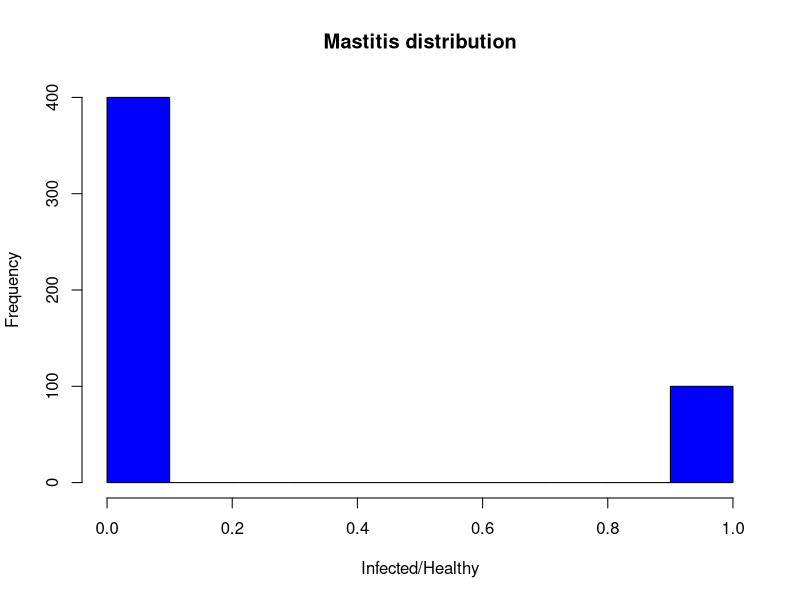
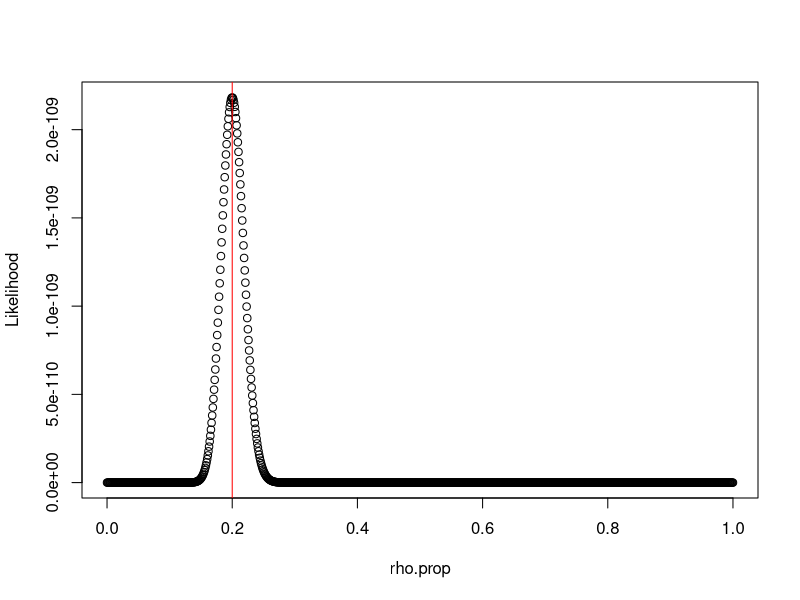
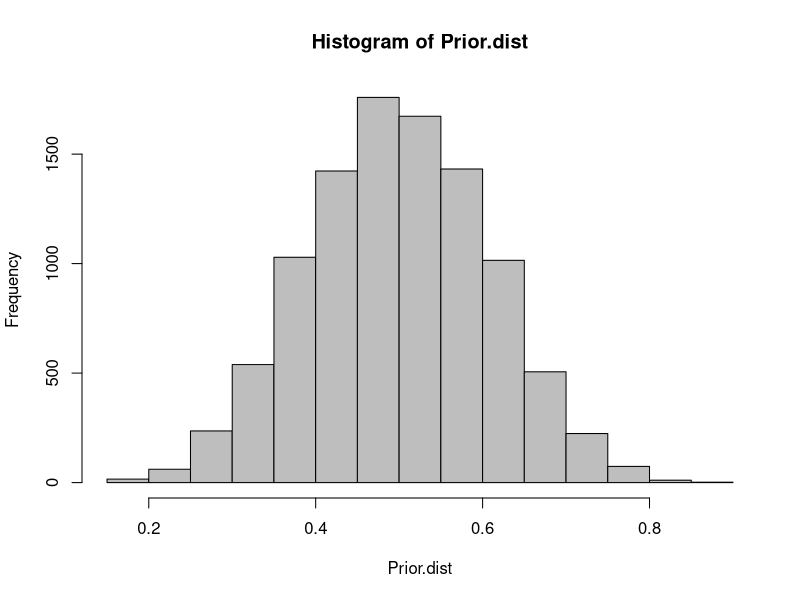
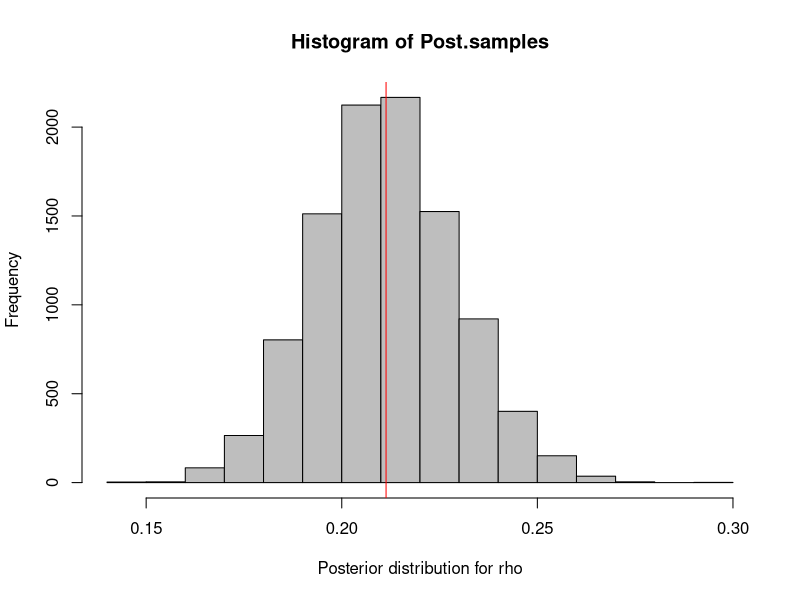
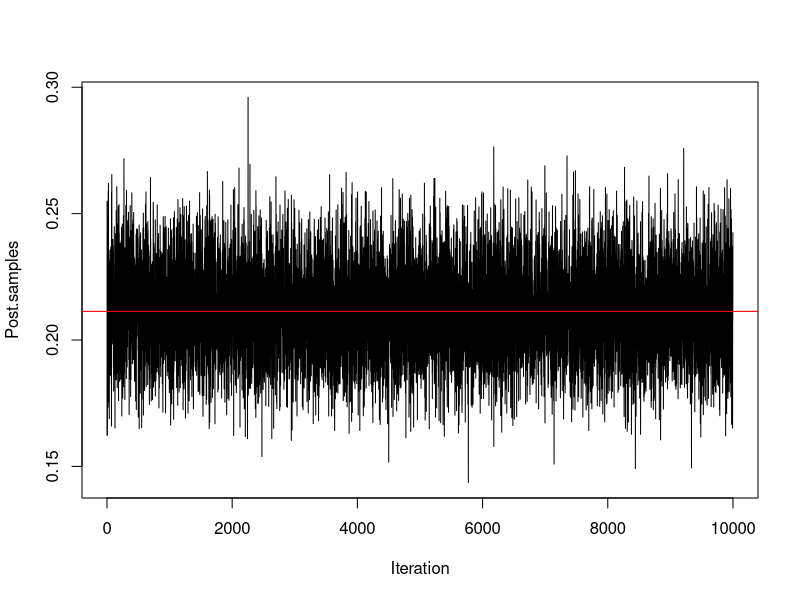
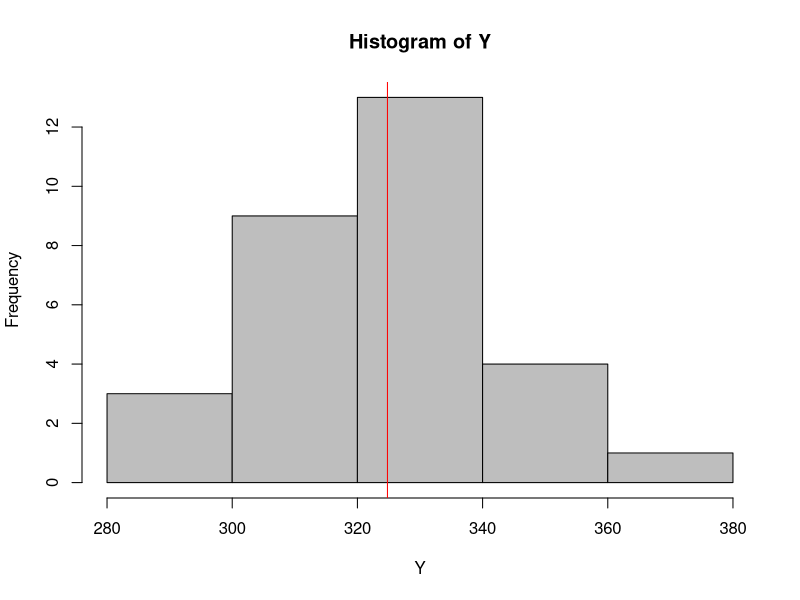
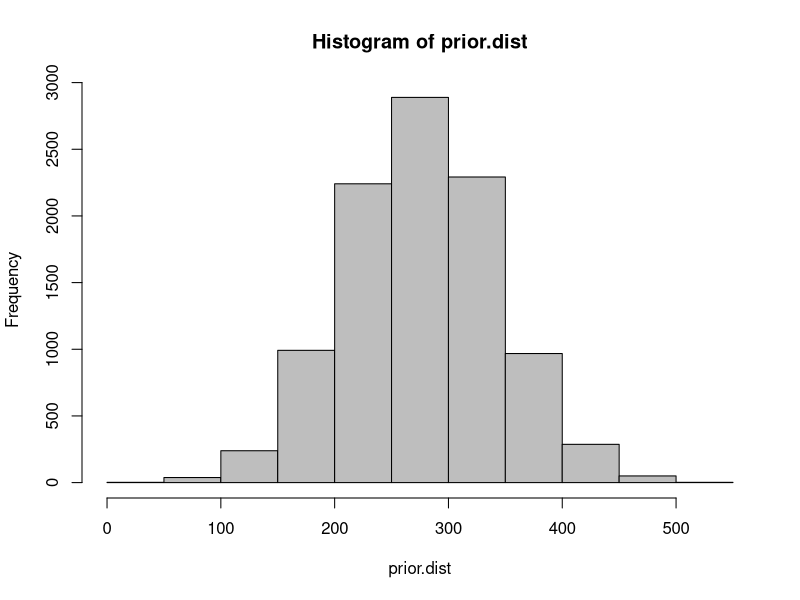
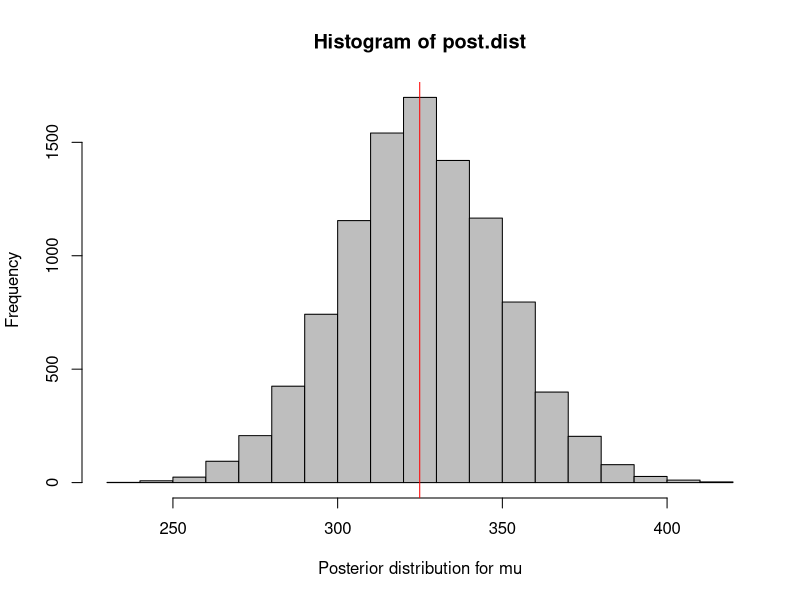

Recreate these plots in R, in order.
#-----------------------#
#
# Author: Napo
#
#-----------------------#

library(TeachingDemos)
set.seed(123)
mCows = rep(1, 100)
hCows = rep(0, 400)
Data = c(mCows, hCows)
Y = sample(Data)
hist(Y, main = "Mastitis distribution", xlab = "Infected/Healthy", col = 'blue')

# Classical inference
# ML approach

BMLE = function(rho, Y, n){
  Bern.likelihood = rho^(sum(Y))*(1 - rho)^(n - sum(Y))
}

rho.prop = seq(0, 1, by = 0.001)
lh = apply(matrix(rho.prop), 1, BMLE, Y, length(Y))
D = data.frame(cbind(rho.prop, lh))
D = D[order(D$lh),]

plot(rho.prop, lh, ylab = "Likelihood", type = 'b')
abline(v = tail(D$rho.prop, n = 1), col = 'red')
mean(Y)


# Bayesian inference
a = 10
b = 10
n = length(Y)
Prior.dist = rbeta(10000, a, b)
hist(Prior.dist, col = "gray")
aStar = sum(Y) + a
bStar = n - sum(Y) + b


Post.samples = rbeta(10000, aStar, bStar)
mean(Post.samples)
hist(Post.samples, col = 'grey', xlab = 'Posterior distribution for rho'); abline(v = mean(Post.samples), col = 'red')
plot.ts(Post.samples, xlab = 'Iteration'); abline(h = mean(Post.samples), col = 'red')

#Credible interval 95%
lwr = qbeta(0.025, aStar, bStar); lwr
upr = qbeta(0.975, aStar, bStar); upr

#HPD
hpd(qbeta, shape1 = aStar , shape2 = bStar, .95, tol = 0.0001)


#----------------------------------------#
# Normal Example on Rat weight at day 36 #
#----------------------------------------#
Y = c(320, 354, 328, 297, 323, 331, 305, 338, 376, 296, 
      352, 314, 325, 358, 312, 324, 316, 317, 336, 321, 
      334, 302, 302, 323, 331, 345, 333, 316, 291, 324)
n = length(Y)
hist(Y, col = 'gray'); abline(v = mean(Y), col  = 'red')
sum(Y)
mean(Y)
v = round(sd(Y), 1); v

w = 0.015
m = 275
prior.dist = rnorm(10000, m, 1/w)
hist(prior.dist, col = 'gray')

mStar = (v*sum(Y) + w*m)/(n*v + w)
vStar = n*v + w
post.dist = rnorm(10000, mStar, sqrt(vStar))
mean(post.dist)
hist(post.dist, col = 'gray', xlab = 'Posterior distribution for mu'); abline(v = mean(post.dist), col = 'red')
plot.ts(post.dist, xlab = 'Iteration'); abline(h = mean(post.dist), col = 'red')

# Credible intervals
lwr = qnorm(0.025, mStar, sqrt(vStar)); lwr
upr = qnorm(0.975, mStar, sqrt(vStar)); upr

# HPD regions
emp.hpd(post.dist, conf = 0.95)
